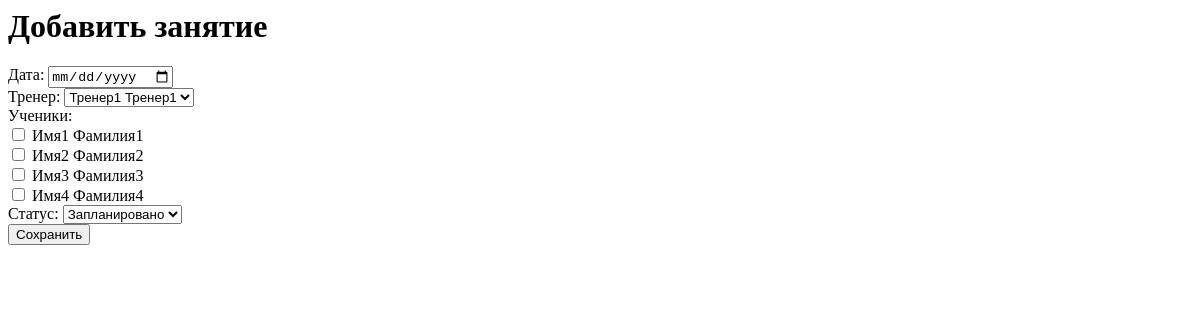
Page /lessons/add on the earlier database version.
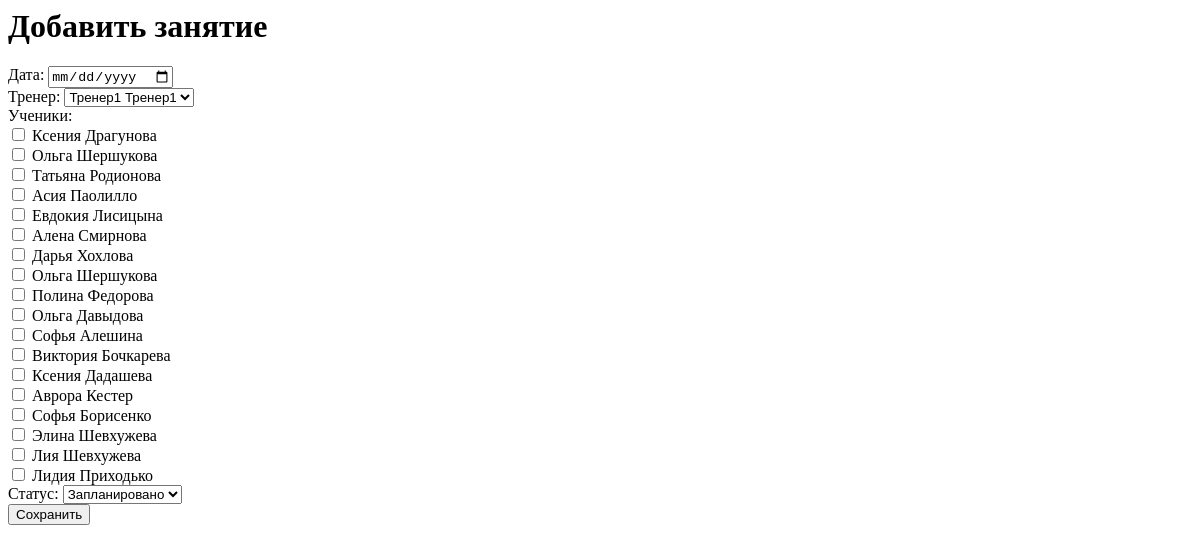
Same page on the later database version.
### tables this page shows
CREATE TABLE students(
            id INTEGER PRIMARY KEY AUTOINCREMENT,
            first_name TEXT NOT NULL,
            last_name TEXT NOT NULL,
            middle_name TEXT,
            contacts TEXT,
            birthday TEXT,
            lessons_count INTEGER,
            additional_info TEXT,
            creation_date TEXT
        );

### app.py (the view, shortened to what this page needs)
@app.route("/lessons/add", methods=["GET", "POST"])
def add_lesson():
    return render_template(
        "add_lesson.html",
        students=db.get_all_students(),
        coaches=db.get_all_coaches()
    )

### database.py (called while the page is built)
def get_connection():
    conn = sqlite3.connect(DB_NAME)
    conn.row_factory = sqlite3.Row
    return conn

def get_all_students():
    conn = get_connection()
    students = conn.execute("SELECT * FROM students").fetchall()
    conn.close()
    return students

def get_all_coaches():
    conn = get_connection()
    coaches = conn.execute("SELECT * FROM coaches").fetchall()
    conn.close()
    return coaches

### templates/add_lesson.html (shortened to what this page needs)
<h1>Добавить занятие</h1>
<form method="post">
Дата:
<input type="date" name="date" required><br>
Тренер:
<select name="coach_id">
{% for c in coaches %}
<option value="{{ c.id }}">{{ c.first_name }} {{ c.last_name }}</option>
{% endfor %}
</select><br>
Ученики:<br>
{% for s in students %}
<input type="checkbox" name="student_ids" value="{{ s.id }}">
{{ s.first_name }} {{ s.last_name }}<br>
{% endfor %}
Статус:
<select name="status">
<option>Запланировано</option>
</select><br>
<button type="submit">Сохранить</button>
</form>

Differences in the rows shown:
removed students: first_name "Имя1", last_name "Фамилия1"
removed students: first_name "Имя2", last_name "Фамилия2"
removed students: first_name "Имя3", last_name "Фамилия3"
removed students: first_name "Имя4", last_name "Фамилия4"
added students: first_name "Ксения", last_name "Драгунова"
added students: first_name "Ольга", last_name "Шершукова"
added students: first_name "Татьяна", last_name "Родионова"
added students: first_name "Асия", last_name "Паолилло"
added students: first_name "Евдокия", last_name "Лисицына"
added students: first_name "Алена", last_name "Смирнова"
added students: first_name "Дарья", last_name "Хохлова"
added students: first_name "Ольга", last_name "Шершукова"
added students: first_name "Полина", last_name "Федорова"
added students: first_name "Ольга", last_name "Давыдова"
added students: first_name "Софья", last_name "Алешина"
added students: first_name "Виктория", last_name "Бочкарева"
added students: first_name "Ксения", last_name "Дадашева"
added students: first_name "Аврора", last_name "Кестер"
added students: first_name "Софья", last_name "Борисенко"
added students: first_name "Элина", last_name "Шевхужева"
added students: first_name "Лия", last_name "Шевхужева"
added students: first_name "Лидия", last_name "Приходько"
